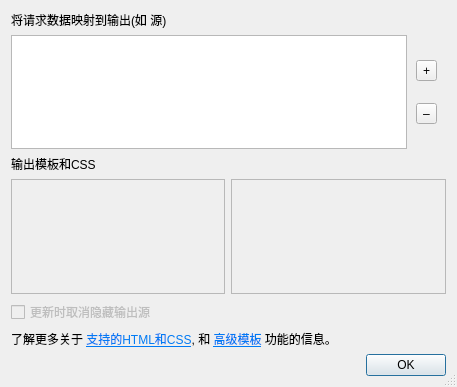
<?xml version="1.0" encoding="UTF-8"?>
<ui version="4.0">
 <class>OutputMapping</class>
 <widget class="QDialog" name="OutputMapping">
  <property name="geometry">
   <rect>
    <x>0</x>
    <y>0</y>
    <width>457</width>
    <height>387</height>
   </rect>
  </property>
  <property name="windowTitle">
   <string>输出映射</string>
  </property>
  <property name="sizeGripEnabled">
   <bool>true</bool>
  </property>
  <layout class="QVBoxLayout" name="verticalLayout">
   <item>
    <widget class="QLabel" name="label_2">
     <property name="text">
      <string>将请求数据映射到输出(如 源)</string>
     </property>
    </widget>
   </item>
   <item>
    <widget class="QWidget" name="widget" native="true">
     <property name="sizePolicy">
      <sizepolicy hsizetype="Expanding" vsizetype="Preferred">
       <horstretch>0</horstretch>
       <verstretch>0</verstretch>
      </sizepolicy>
     </property>
     <property name="minimumSize">
      <size>
       <width>111</width>
       <height>111</height>
      </size>
     </property>
     <layout class="QHBoxLayout" name="horizontalLayout">
      <property name="spacing">
       <number>0</number>
      </property>
      <property name="leftMargin">
       <number>0</number>
      </property>
      <property name="topMargin">
       <number>0</number>
      </property>
      <property name="rightMargin">
       <number>0</number>
      </property>
      <property name="bottomMargin">
       <number>0</number>
      </property>
      <item>
       <widget class="QTableView" name="tableView">
        <property name="selectionMode">
         <enum>QAbstractItemView::SingleSelection</enum>
        </property>
        <property name="selectionBehavior">
         <enum>QAbstractItemView::SelectRows</enum>
        </property>
       </widget>
      </item>
      <item>
       <widget class="QWidget" name="widget_2" native="true">
        <layout class="QVBoxLayout" name="verticalLayout_2">
         <item>
          <widget class="QToolButton" name="toolButton_addMapping">
           <property name="text">
            <string>+</string>
           </property>
          </widget>
         </item>
         <item>
          <widget class="QToolButton" name="toolButton_removeMapping">
           <property name="text">
            <string>–</string>
           </property>
          </widget>
         </item>
        </layout>
       </widget>
      </item>
     </layout>
    </widget>
   </item>
   <item>
    <widget class="QLabel" name="label">
     <property name="toolTip">
      <string>&lt;html&gt;&lt;head/&gt;&lt;body&gt;
inja引擎处理的模板&lt;br/&gt;
使用 {{output}} 表示单个对象/字符串的文本&lt;br/&gt;
使用 {{outputN}}, 其中N是从0开始的项的索引，用于数组各部分的文本表示(见 测试请求 按钮)&lt;br/&gt;
使用 {{body}} 变量表示整个响应的未解析对象/数组
&lt;/body&gt;&lt;/html&gt;</string>
     </property>
     <property name="text">
      <string>输出模板和CSS</string>
     </property>
    </widget>
   </item>
   <item>
    <widget class="QWidget" name="widget_3" native="true">
     <layout class="QHBoxLayout" name="horizontalLayout_2">
      <property name="leftMargin">
       <number>0</number>
      </property>
      <property name="topMargin">
       <number>0</number>
      </property>
      <property name="rightMargin">
       <number>0</number>
      </property>
      <property name="bottomMargin">
       <number>0</number>
      </property>
      <item>
       <widget class="QPlainTextEdit" name="plainTextEdit_template">
        <property name="enabled">
         <bool>false</bool>
        </property>
        <property name="plainText">
         <string/>
        </property>
        <property name="placeholderText">
         <string>选择上面的映射</string>
        </property>
       </widget>
      </item>
      <item>
       <widget class="QPlainTextEdit" name="plainTextEdit_cssProps">
        <property name="enabled">
         <bool>false</bool>
        </property>
        <property name="plainText">
         <string/>
        </property>
        <property name="placeholderText">
         <string>选择上面的映射</string>
        </property>
       </widget>
      </item>
     </layout>
    </widget>
   </item>
   <item>
    <widget class="QCheckBox" name="checkBox_unhide_Source">
     <property name="enabled">
      <bool>false</bool>
     </property>
     <property name="text">
      <string>更新时取消隐藏输出源</string>
     </property>
    </widget>
   </item>
   <item>
    <widget class="QLabel" name="label_3">
     <property name="text">
      <string>&lt;html&gt;&lt;head/&gt;&lt;body&gt;&lt;p&gt;了解更多关于 &lt;a href=&quot;https://doc.qt.io/qt-6/richtext-html-subset.html&quot;&gt;&lt;span style=&quot; text-decoration: underline; color:#007af4;&quot;&gt;支持的HTML和CSS&lt;/span&gt;&lt;/a&gt;, 和 &lt;a href=&quot;https://github.com/pantor/inja&quot;&gt;&lt;span style=&quot; text-decoration: underline; color:#007af4;&quot;&gt;高级模板&lt;/span&gt;&lt;/a&gt; 功能的信息。&lt;/p&gt;&lt;/body&gt;&lt;/html&gt;</string>
     </property>
     <property name="textFormat">
      <enum>Qt::RichText</enum>
     </property>
     <property name="openExternalLinks">
      <bool>true</bool>
     </property>
    </widget>
   </item>
   <item>
    <widget class="QDialogButtonBox" name="buttonBox">
     <property name="orientation">
      <enum>Qt::Horizontal</enum>
     </property>
     <property name="standardButtons">
      <set>QDialogButtonBox::Ok</set>
     </property>
    </widget>
   </item>
  </layout>
 </widget>
 <resources/>
 <connections>
  <connection>
   <sender>buttonBox</sender>
   <signal>accepted()</signal>
   <receiver>OutputMapping</receiver>
   <slot>accept()</slot>
   <hints>
    <hint type="sourcelabel">
     <x>248</x>
     <y>254</y>
    </hint>
    <hint type="destinationlabel">
     <x>157</x>
     <y>274</y>
    </hint>
   </hints>
  </connection>
  <connection>
   <sender>buttonBox</sender>
   <signal>rejected()</signal>
   <receiver>OutputMapping</receiver>
   <slot>reject()</slot>
   <hints>
    <hint type="sourcelabel">
     <x>316</x>
     <y>260</y>
    </hint>
    <hint type="destinationlabel">
     <x>286</x>
     <y>274</y>
    </hint>
   </hints>
  </connection>
 </connections>
</ui>
